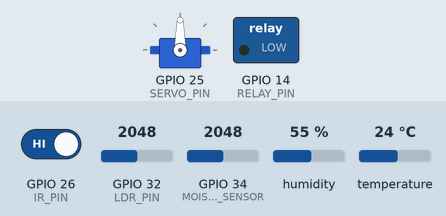
Simulated run of this sketch. Board: ESP32. Shown: servo, switched loads named in the sketch (green lamp = pin HIGH). The test bench sets the inputs (shaded band); at power-on: GPIO 34 (MOISTURE_SENSOR) = 2048, GPIO 26 (IR_PIN) HIGH, GPIO 32 (LDR_PIN) = 2048, humidity 55 %, temperature 24 °C. WiFi joins after 1.5 s; servers stay silent unless stated.

Above: at 3.0 s.
3.1 s: GPIO 34 (MOISTURE_SENSOR) set to 417
5.2 s: GPIO 34 (MOISTURE_SENSOR) set to 362
At 7.5 s:
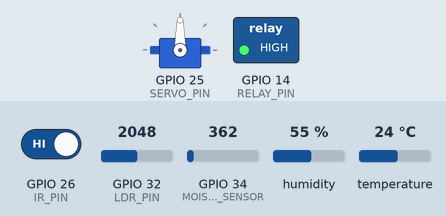
7.9 s: GPIO 34 (MOISTURE_SENSOR) set to 440
At 8.9 s:
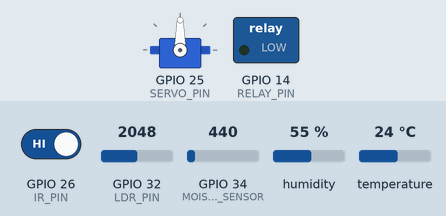
10.0 s: GPIO 34 (MOISTURE_SENSOR) set to 360
At 11.9 s:
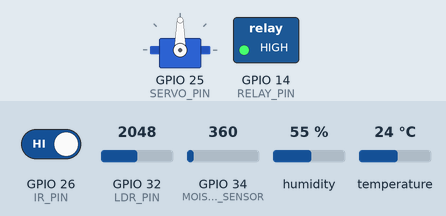
Timing chart, 0 to 13.4 s (numbered marks = the images above; inputs shaded):
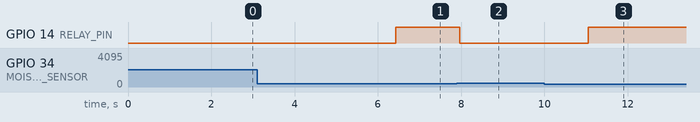

The sketch:

Esp32_code.ino
```cpp
#define BLYNK_TEMPLATE_ID "TMPL4vC03FgXG"
#define BLYNK_TEMPLATE_NAME "IndustrialProject"
#define BLYNK_AUTH_TOKEN "I_MHZ2hUc8477q_VxdLw7oxEm8obORIE"

#include <WiFi.h>
#include <WiFiClient.h>
#include <BlynkSimpleEsp32.h>
#include <Adafruit_SHT31.h>
#include <ESP32Servo.h>
#include "esp_task_wdt.h"
#include "esp_system.h"

// ====== WiFi and Blynk credentials ======
char auth[] = BLYNK_AUTH_TOKEN;
char ssid[] = "";     // Enter your WIFI name
char pass[] = "";     // Enter your WIFI password

// ====== Hardware ======
#define LDR_PIN 32
#define IR_PIN 26
#define SERVO_PIN 25
#define MOISTURE_SENSOR 34
#define RELAY_PIN 14

// SHT31 is connected to pins 21 (SDA) and 22 (SCL)
// No need to define pins in the code for this sensor only
Adafruit_SHT31 sht31 = Adafruit_SHT31();
Servo servo;

// ====== Flags ======
bool manual_auto_switch = false; // Flag for manual (true) vs automatic (false) control
bool manualPumpControl = false;  // Flag for manual on vs off

// ====== Virtual Pins in Blynk app ======
#define VPIN_LDR   V0
#define VPIN_HUM   V1
#define VPIN_TEMP  V2
#define VPIN_SERVO V3
#define VPIN_MOISTURE V4
#define VPIN_PUMP_MANUAL_AUTO_SWITCH V5
#define VPIN_PUMP_MANUAL_CONTROL V6
#define VPIN_IR   V7

BLYNK_WRITE(VPIN_SERVO) {
  int value = param.asInt();
  // value is one or zero, as it is a digital ouput from blynk
  servo.write(value * 180);
}

BLYNK_WRITE(VPIN_PUMP_MANUAL_AUTO_SWITCH) {
  int value = param.asInt();
  manual_auto_switch = (value == 1);
}

BLYNK_WRITE(VPIN_PUMP_MANUAL_CONTROL) {
  int value = param.asInt();
  manualPumpControl = (value == 1);
}

void moisture() {
  int moistureValue = analogRead(MOISTURE_SENSOR);

  Blynk.virtualWrite(VPIN_MOISTURE, moistureValue);

  if (!manual_auto_switch) {
    // Control Pump Automatically based on moisture
    if (moistureValue < 400) {  // Soil is dry
      digitalWrite(RELAY_PIN, HIGH);  // Activate relay (pump ON)
    }
    else {
      digitalWrite(RELAY_PIN, LOW);  // Deactivate relay (pump OFF)
    }
  }
  else {
    // Control Pump Manual
    if (manualPumpControl) {
      digitalWrite(RELAY_PIN, HIGH);
    }
    else {
      digitalWrite(RELAY_PIN, LOW);
    }
  }
}


void LDR_send()
{
  int ldrValue = analogRead(LDR_PIN);
  Blynk.virtualWrite(VPIN_LDR, ldrValue);
}


void IR_send()
{
  int IrValue = digitalRead(IR_PIN);
  Blynk.virtualWrite(VPIN_IR, IrValue);
}

void SHT31_send()
{
  float hum = sht31.readHumidity();
  float temp = sht31.readTemperature();

  if (isnan(hum) || isnan(temp)) {
    Blynk.virtualWrite(VPIN_HUM, 0);
    Blynk.virtualWrite(VPIN_TEMP, 0);
  }
  else {
    Blynk.virtualWrite(VPIN_HUM, hum);
    Blynk.virtualWrite(VPIN_TEMP, temp);
  }
}

void setup()
{
  sht31.begin(0x44);
  servo.attach(SERVO_PIN);

  pinMode(RELAY_PIN, OUTPUT);
  digitalWrite(RELAY_PIN, LOW);

  Blynk.begin(auth, ssid, pass);

  // ===== Watchdog configuration =====
  int WDT_TIMEOUT = 10;
  const esp_task_wdt_config_t wdt_config = {
    .timeout_ms = WDT_TIMEOUT * 1000,
    .idle_core_mask = (1<<0),
    .trigger_panic = true
  };
  esp_task_wdt_init(&wdt_config);
  esp_task_wdt_add(NULL);

  // ===== Detect if last reset was caused by WDT =====
  esp_reset_reason_t reason = esp_reset_reason();

  if (reason == ESP_RST_TASK_WDT || reason == ESP_RST_INT_WDT  || reason == ESP_RST_WDT) {
    // Send zeros to your virtual pins so we can see it on the app
    Blynk.virtualWrite(VPIN_LDR,   0);
    Blynk.virtualWrite(VPIN_HUM,   0);
    Blynk.virtualWrite(VPIN_TEMP,  0);
    Blynk.virtualWrite(VPIN_MOISTURE, 0);
  }
}

void loop()
{
  // Start counting the timeout
  esp_task_wdt_reset();

  // To test hanging
  //while(true);

  Blynk.run();

  LDR_send();
  delay(500);
  IR_send();
  delay(500);
  SHT31_send();
  delay(500);
  moisture();
}
```

Measured:
- the behaviour switches between 400 and 399 on GPIO 34 (MOISTURE_SENSOR) (found by bisection; images 0 and 1)
- after the input at 3.1 s, every drawn part: stays the same
- after the input at 5.2 s, GPIO 14 (RELAY_PIN): LOW → HIGH after 1.2 s
- after the input at 7.9 s, GPIO 14 (RELAY_PIN): HIGH → LOW after 0.07 s
- after the input at 10.0 s, GPIO 14 (RELAY_PIN): LOW → HIGH after 1.1 s
